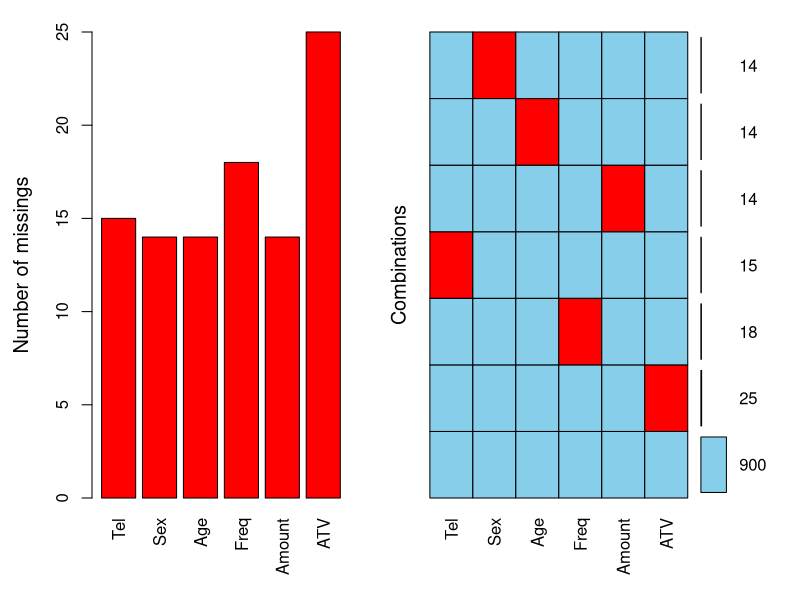

The R script that drew this image: (Note: this script raises an error after producing the figure.)
#脏数据的一般存在形式：1）缺失值2）异常值 3）数据的不一致性
#一、缺失值
#根据实际的业务需求不同，可以对缺失值采用不同的处理办法，如需要给会员推送短信，而某些会员恰好手机号不存在，可以考虑剔除；
 #如性别不知道，可以使用众数替代；如年龄未知，可以考虑用均值替换。当然还有其他处理缺失值的办法，如多重插补法

#模拟一批含缺失值的数据集
set.seed(1234)
Tel <- 13812341000:13812341999
Sex <- sample(c('F','M'), size = 1000, replace = T, prob = c(0.4,0.6))
Age <- round(runif(n = 1000, min = 18, max = 60))
Freq <- round(runif(n = 1000, min = 1, max = 368))
Amount <- rnorm(n = 1000, mean = 134, sd = 10)
ATV <- runif(n = 1000, min = 23, max = 138)
df <- data.frame(Tel = Tel, Sex = Sex, Age = Age, Freq = Freq, Amount = Amount, ATV = ATV)
#查看原始数据集的概要
summary(df)

#随机产生100个缺失值
#随机参数某行某列的下标
set.seed(1234)
i <- sample(1:6, size = 100, replace = T)
j <- sample(1:1000, size = 100)
#将下标组合成矩阵
index <- as.matrix(data.frame(j,i))
#将原始数据框转换为矩阵
df <- as.matrix(df)
#将随机参数的行列赋值为NA
df[index] <- NA
#重新将矩阵转换为数据框
df2 <- as.data.frame(df)
#变换变量类型
df2$Age <- as.integer(df2$Age)
df2$Freq <- as.integer(df2$Freq)
df2$Amount <- as.numeric(df2$Amount)
df2$ATV <- as.numeric(df2$ATV)
#再一次查看赋予缺失值后的数据框概要
summary(df2)


#使用VIM包中的aggr()函数绘制缺失值的分布情况
library(VIM)
aggr(df2, prop = FALSE, numbers = TRUE)

#缺失值处理：对Tel变量缺失的观测进行剔除；对Sex变量的缺失值用众数替换；
 #Age变量用平均值替换；Freq变量、Amount变量和ATV变量用多重插补法填充。
#剔除Tel变量的缺失观测
df3 <- df2[is.na(df2$Tel)==FALSE,]
#分别用众数和均值替换性别和年龄
#性别的众数
Sex_mode <- names(which.max(table(df3$Sex)))
#年龄的均值
Age_mean <- mean(df3$Age, na.rm = TRUE)
library(tidyr)
df3 <- replace_na(df3,replace = list(Sex = Sex_mode, Age = Age_mean))
summary(df3)

#通过mice包实现多重插补法，该包可以对数值型数据和因子型数据进行插补。
 #对于数值型数据，默认使用随机回归添补法(pmm)；对二元因子数据，默认使用Logistic回归添补法(logreg)；
 #对多元因子数据，默认使用分类回归添补法(polyreg)。
library(mice)
#对缺失值部分，进行5次的多重插补，这里默认使用随机回归添补法(pmm)
imp <- mice(data = df3, m = 5)
#查看一下插补的结果
imp$imp
#计算5重插补值的均值
Freq_imp <- apply(imp$imp$Freq,1,mean)
Amount_imp <- apply(imp$imp$Amount,1,mean)
ATV_imp <- apply(imp$imp$ATV,1,mean)
#并用该均值替换原来的缺失值
df3$Freq[is.na(df3$Freq)] <- Freq_imp
df3$Amount[is.na(df3$Amount)] <- Amount_imp
df3$ATV[is.na(df3$ATV)] <- ATV_imp
#再次查看填补完缺失值后的数据集和原始数据集概况
summary(df3)
summary(df2)


#二、异常值
#首先，需要识别出哪些值是异常值或离群点，其次如何处理这些异常值。
#1、识别异常值
#一般通过绘制盒形图来查看哪些点是离群点，而离群点的判断标准是四分位数与四分位距为基础。
 #即离群点超过上四分位数的1.5倍四分位距或低于下四分位数的1.5倍四分位距。

#随机产生一组数据
set.seed(1234)
value <- c(rnorm(100, mean = 10, sd = 3), runif(20, min = 0.01, max = 30), rf(30, df1 = 5, df2 = 20))
#绘制箱线图,并用红色的方块标注出异常值
library(ggplot2)
ggplot(data = NULL, mapping = aes(x = '', y = value)) + geom_boxplot(outlier.colour = 'red', outlier.shape = 15, width = 1.2)


#计算下四分位数、上四分位数和四分位距
QL <- quantile(value, probs = 0.25)
QU <- quantile(value, probs = 0.75)
QU_QL <- QU-QL
QL;QU;QU_QL

#2、找出异常点
which(value > QU + 1.5*QU_QL)
value[which(value > QU + 1.5*QU_QL)]

#用离异常点最近的点替换
test01 <- value
out_imp01 <- max(test01[which(test01 <= QU + 1.5*QU_QL)])
test01[which(test01 > QU + 1.5*QU_QL)] <- out_imp01

#用上四分位数的1.5倍四分位距或下四分位数的1.5倍四分位距替换
test02 <- value
out_imp02 <- QU + 1.5*QU_QL
test02[which(test02 > QU + 1.5*QU_QL)] <- out_imp02

#对比替换前后的数据概览
summary(value)
summary(test01)
summary(test02)
